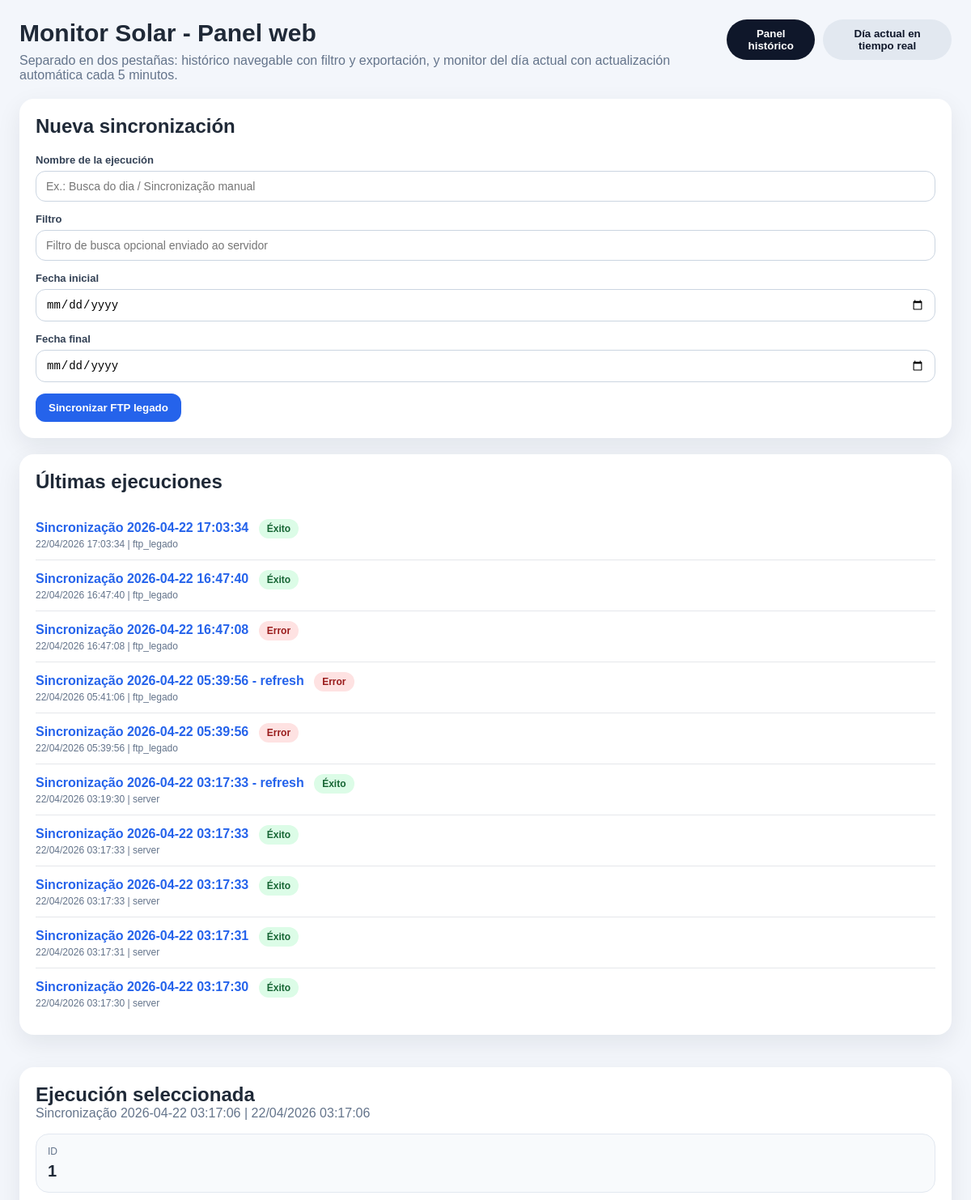
Page /execucao/1/ (upper part) on the earlier database version.
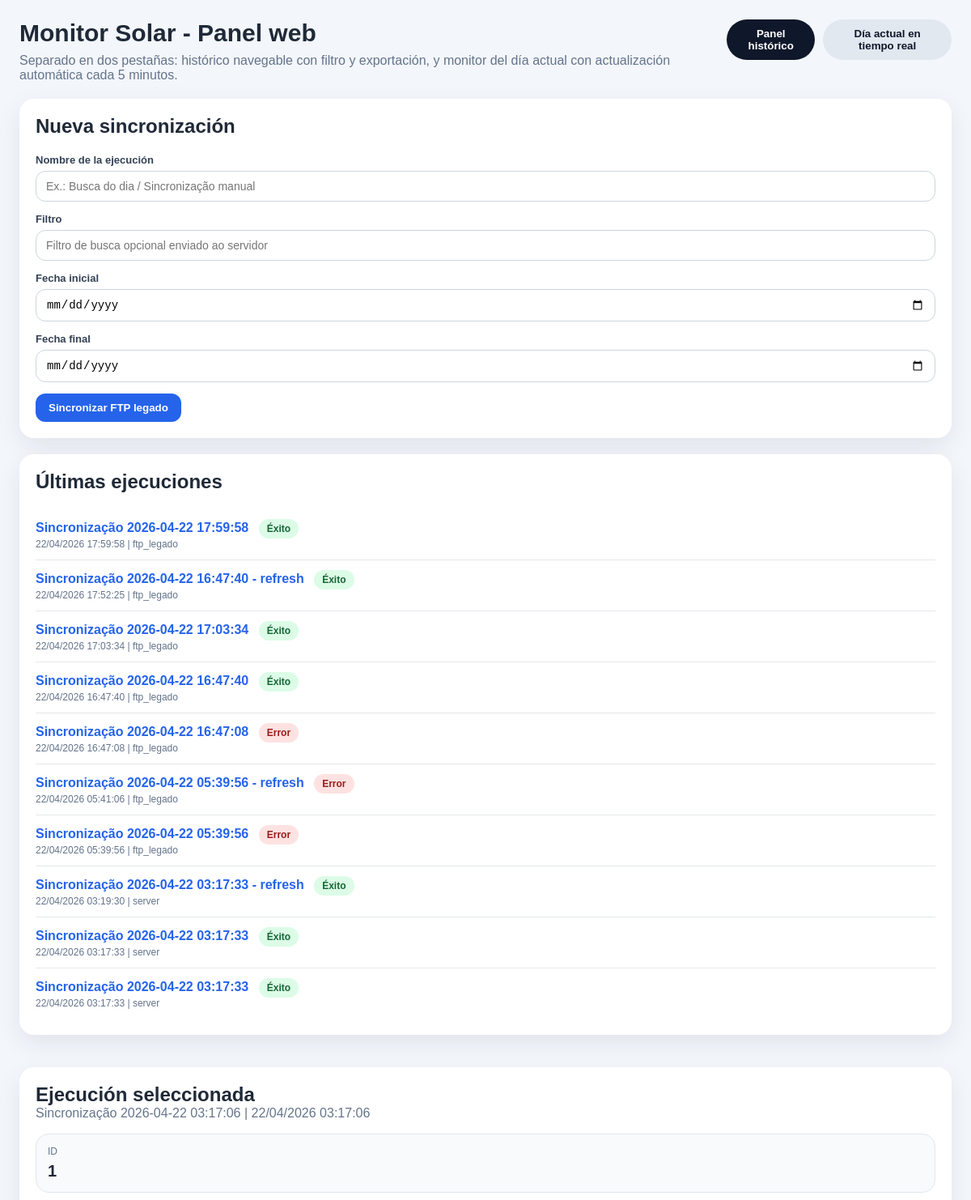
Same page on the later database version.
### core/models.py (models this page shows, shortened)
class ProcessingRun(models.Model):
    class Status(models.TextChoices):
        PENDING = 'pending', 'Pendente'
        SUCCESS = 'success', 'Sucesso'
        ERROR = 'error', 'Erro'
    nome = models.CharField(max_length=150)
    origem = models.CharField(max_length=50, default='server')
    parametros_busca = models.JSONField(default=dict, blank=True)
    arquivo = models.FileField(upload_to='uploads/%Y/%m/%d/', blank=True, null=True)
    status = models.CharField(
        max_length=20,
        choices=Status.choices,
        default=Status.PENDING,
    )
    total_linhas = models.PositiveIntegerField(default=0)
    total_colunas = models.PositiveIntegerField(default=0)
    colunas = models.JSONField(default=list, blank=True)
    resumo = models.JSONField(default=dict, blank=True)
    erro = models.TextField(blank=True)
    criado_em = models.DateTimeField(auto_now_add=True)
    atualizado_em = models.DateTimeField(auto_now=True)
    class Meta:
        ordering = ['-criado_em']
        verbose_name = 'Execução'
        verbose_name_plural = 'Execuções'

### core/views.py (the view)
# urls.py: path('', views.home, name='home'),
@require_GET
def home(request, pk=None):
    form = ServerSyncForm()
    execucao_selecionada = None
    if pk is not None:
        execucao_selecionada = get_object_or_404(ProcessingRun, pk=pk)
    else:
        execucao_selecionada = ProcessingRun.objects.order_by('-criado_em').first()
    dashboard_data = {}
    if execucao_selecionada and isinstance(execucao_selecionada.resumo, dict):
        dashboard_data = execucao_selecionada.resumo.get('dashboard', {}) or {}
    return render(
        request,
        'core/home.html',
        {
            'form': form,
            'execucao_selecionada': execucao_selecionada,
            'ultimas_execucoes': ProcessingRun.objects.all()[:10],
            'dashboard_data': dashboard_data,
            'active_tab': request.GET.get('tab', 'historico'),
        },
    )

### core/forms.py (shortened to what this page needs)
class ServerSyncForm(forms.Form):
    nome = forms.CharField(
        max_length=150,
        required=False,
        widget=forms.TextInput(
            attrs={
                'class': 'form-control',
                'placeholder': 'Ex.: Busca do dia / Sincronização manual',
            }
        ),
    )
    filtro = forms.CharField(
        max_length=200,
        required=False,
        widget=forms.TextInput(
            attrs={
                'class': 'form-control',
                'placeholder': 'Filtro de busca opcional enviado ao servidor',
            }
        ),
    )
    data_inicio = forms.DateField(
        required=False,
        widget=forms.DateInput(attrs={'type': 'date', 'class': 'form-control'}),
    )
    data_fim = forms.DateField(
        required=False,
        widget=forms.DateInput(attrs={'type': 'date', 'class': 'form-control'}),
    )

### core/templates/core/home.html (shortened to what this page needs)
<!DOCTYPE html>
<html lang="es">
<head>
</head>
<body>
<div class="container">
    <div class="page-header">
        <div class="header-copy">
            <h1>Monitor Solar - Panel web</h1>
            <p>Separado en dos pestañas: histórico navegable con filtro y exportación, y monitor del día actual con actualización automática cada 5 minutos.</p>
        </div>
        <div class="top-tabs">
            <button class="tab-link" data-tab="historico">Panel histórico</button>
            <button class="tab-link" data-tab="tiempo-real">Día actual en tiempo real</button>
        </div>
    </div>
    <div class="layout">
        <div>
            <div class="card">
                <h2>Nueva sincronización</h2>
                <form method="post" action="{% url 'sincronizar_servidor' %}">
                    <div class="field">
                        <label for="{{ form.nome.id_for_label }}">Nombre de la ejecución</label>
                        {{ form.nome }}
                    </div>
                    <div class="field">
                        <label for="{{ form.filtro.id_for_label }}">Filtro</label>
                        {{ form.filtro }}
                    </div>
                    <div class="field">
                        <label for="{{ form.data_inicio.id_for_label }}">Fecha inicial</label>
                        {{ form.data_inicio }}
                    </div>
                    <div class="field">
                        <label for="{{ form.data_fim.id_for_label }}">Fecha final</label>
                        {{ form.data_fim }}
                    </div>
                    <div class="actions">
                        <button type="submit" class="btn btn-primary">Sincronizar FTP legado</button>
                    </div>
                </form>
            </div>
            <div class="card">
                <h2>Últimas ejecuciones</h2>
                {% if ultimas_execucoes %}
                    <ul class="history-list">
                        {% for item in ultimas_execucoes %}
                            <li>
                                <a href="{% url 'execucao_detalhe' item.pk %}?tab={{ active_tab|default:'historico' }}">{{ item.nome }}</a>
                                {% if item.status == 'pending' %}
                                    <span class="badge badge-pending">Pendiente</span>
                                {% elif item.status == 'success' %}
                                    <span class="badge badge-success">Éxito</span>
                                {% else %}
                                    <span class="badge badge-error">Error</span>
                                {% endif %}
                                <div class="muted small">{{ item.criado_em|date:"d/m/Y H:i:s" }} | {{ item.origem }}</div>
                            </li>
                        {% endfor %}
                    </ul>
                {% else %}
                    <div class="empty-box">No hay ejecuciones registradas.</div>
                {% endif %}
            </div>
        </div>
        <div>
            <div class="card">
                <div class="toolbar">
                    <div>
                        <h2 style="margin:0;">Ejecución seleccionada</h2>
                        {% if execucao_selecionada %}
                            <div class="muted">{{ execucao_selecionada.nome }} | {{ execucao_selecionada.criado_em|date:"d/m/Y H:i:s" }}</div>
                        {% endif %}
                    </div>
                </div>
                {% if execucao_selecionada %}
                    <div class="summary-grid">
                        <div class="info-box"><span class="label">ID</span><span class="value">{{ execucao_selecionada.pk }}</span></div>
                    </div>
                {% else %}
                    <div class="empty-box">Seleccione una ejecución a la izquierda o realice una nueva sincronización.</div>
                {% endif %}
            </div>
        </div>
    </div>
</div>
</body>
</html>

### core/templates/core/home.html (style rules this page uses)
* { box-sizing: border-box; }
:root { --bg: #f3f6fb; --card: #ffffff; --text: #1f2937; --muted: #64748b; --line: #e5e7eb; --primary: #2563eb; --success: #059669; --soft: #f8fafc; --danger-bg: #fef2f2; --danger-bd: #fecaca; --danger-tx: #991b1b; }
body { margin: 0; font-family: Arial, Helvetica, sans-serif; background: var(--bg); color: var(--text); }
.container { max-width: 1600px; margin: 0 auto; padding: 24px; }
.page-header { display: flex; justify-content: space-between; align-items: flex-start; gap: 20px; margin-bottom: 20px; }
.header-copy h1 { margin: 0 0 8px; font-size: 30px; }
.header-copy p { margin: 0; color: var(--muted); }
.top-tabs { display: flex; justify-content: flex-end; align-items: center; gap: 10px; margin-left: auto; }
.tab-link { border: none; border-radius: 999px; padding: 10px 16px; background: #e2e8f0; color: #0f172a; font-weight: 700; cursor: pointer; transition: 0.2s ease; }
.tab-link.active { background: #0f172a; color: #fff; }
.layout { display: grid; grid-template-columns: 360px 1fr; gap: 20px; align-items: start; }
.card { background: var(--card); border-radius: 18px; box-shadow: 0 10px 30px rgba(15, 23, 42, 0.08); padding: 20px; margin-bottom: 20px; }
.card h2, .card h3 { margin-top: 0; }
.field { margin-bottom: 14px; }
.field label { display: block; margin-bottom: 6px; font-size: 13px; font-weight: 700; color: #334155; }
.field input, .field select, .field textarea { width: 100%; padding: 10px 12px; border-radius: 12px; border: 1px solid #cbd5e1; background: #fff; font-size: 14px; }
.actions { display: flex; gap: 10px; flex-wrap: wrap; align-items: center; }
.btn { display: inline-block; border: none; border-radius: 12px; padding: 10px 16px; font-weight: 700; cursor: pointer; text-decoration: none; transition: 0.2s ease; }
.btn-primary { background: var(--primary); color: #fff; }
.history-list { list-style: none; padding: 0; margin: 0; }
.history-list li { padding: 12px 0; border-bottom: 1px solid var(--line); }
.history-list li:last-child { border-bottom: none; }
.history-list a { text-decoration: none; color: var(--primary); font-weight: 700; }
.muted { color: var(--muted); }
.small { font-size: 12px; }
.badge { display: inline-block; padding: 5px 10px; border-radius: 999px; font-size: 12px; font-weight: 700; margin-left: 8px; }
.badge-success { background: #dcfce7; color: #166534; }
.badge-error { background: #fee2e2; color: #991b1b; }
.summary-grid, .kpi-grid, .relay-grid, .detail-grid { display: grid; gap: 12px; }
.summary-grid { grid-template-columns: repeat(4, minmax(150px, 1fr)); margin-top: 16px; }
.info-box, .kpi-card, .relay-card { border-radius: 16px; border: 1px solid #e2e8f0; padding: 14px; background: var(--soft); }
.info-box .label, .kpi-card .label { display: block; font-size: 12px; text-transform: uppercase; color: var(--muted); margin-bottom: 6px; }
.info-box .value, .kpi-card .value { font-size: 20px; font-weight: 700; word-break: break-word; }
.toolbar { display: flex; justify-content: space-between; gap: 12px; flex-wrap: wrap; align-items: center; margin-bottom: 16px; }
@media (max-width: 1200px) { .layout, .summary-grid, .kpi-grid, .relay-grid, .detail-grid, .chart-grid-2 { grid-template-columns: 1fr; } }

Differences in the rows shown:
no longer on this page (row unchanged): ProcessingRun: nome "Sincronização 2026-04-22 03:17:31", status "Éxito", criado_em "22/04/2026 03:17:31", origem "server"
no longer on this page (row unchanged): ProcessingRun: nome "Sincronização 2026-04-22 03:17:30", status "Éxito", criado_em "22/04/2026 03:17:30", origem "server"
added ProcessingRun: nome "Sincronização 2026-04-22 17:59:58", status "Éxito", criado_em "22/04/2026 17:59:58", origem "ftp_legado"
added ProcessingRun: nome "Sincronização 2026-04-22 16:47:40 - refresh", status "Éxito", criado_em "22/04/2026 17:52:25", origem "ftp_legado"
